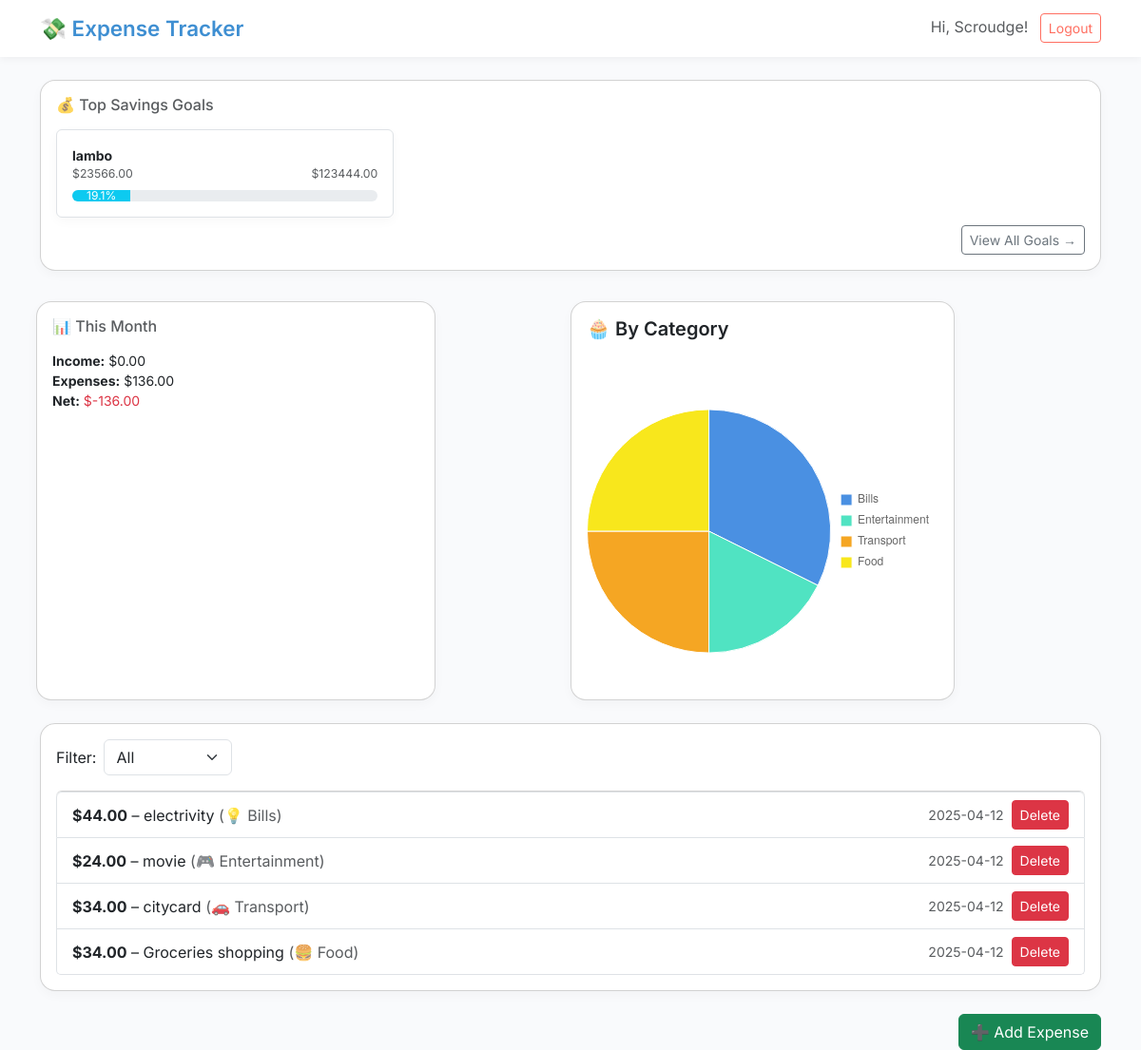
Page / (signed in) on the earlier database version.
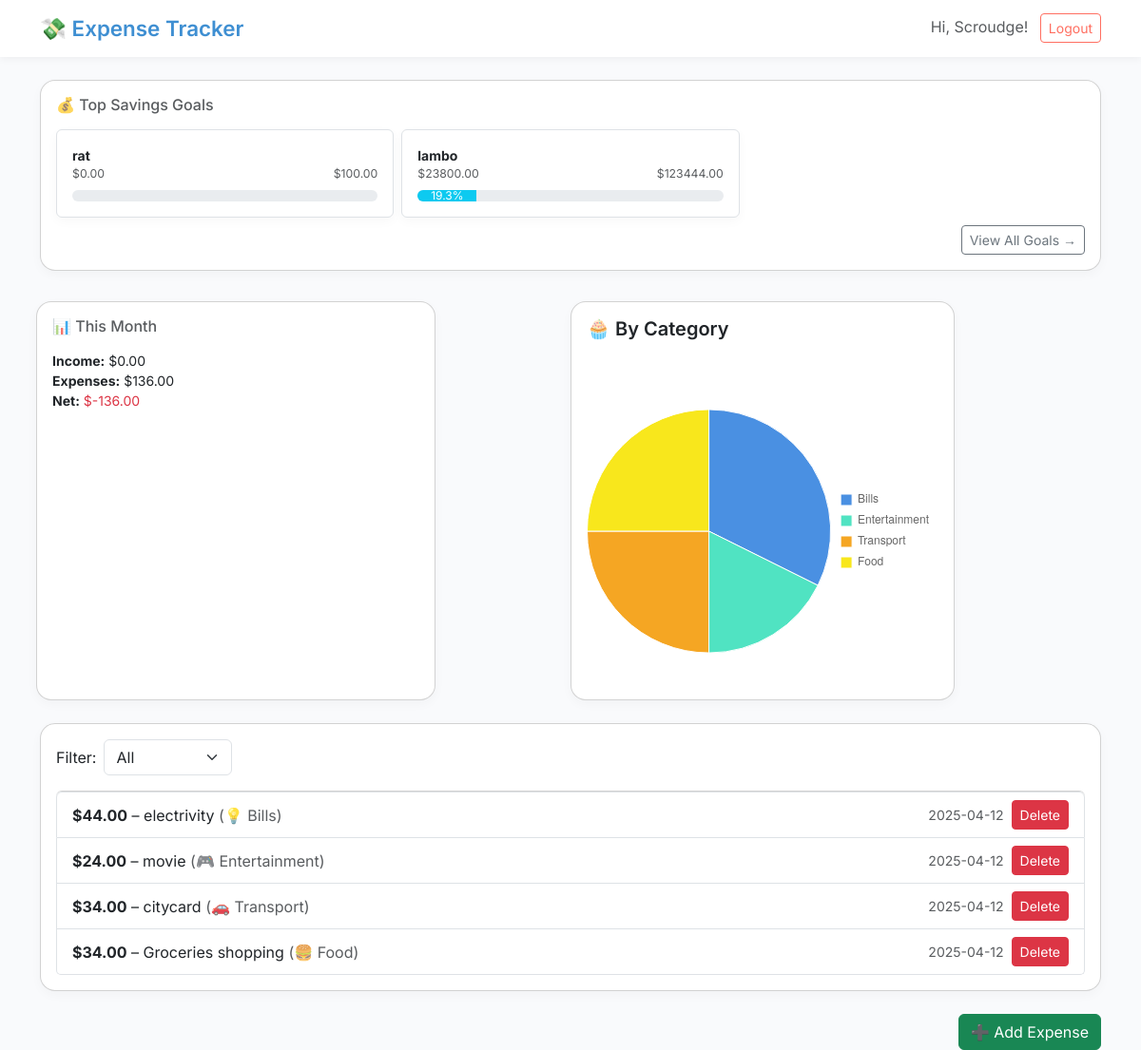
Same page on the later database version.
### app.py (models this page shows)
class User(UserMixin, db.Model):
    id = db.Column(db.Integer, primary_key=True)
    username = db.Column(db.String(100), nullable=False, unique=True)
    email = db.Column(db.String(150), nullable=False, unique=True)
    password = db.Column(db.String(200), nullable=False)
    expenses = db.relationship('Expense', backref='owner', lazy=True)
    saving_goals = db.relationship('SavingGoal', backref='owner', lazy=True)
    incomes = db.relationship('Income', backref='owner', lazy=True)
    category_budgets = db.relationship('CategoryBudget', backref='owner', lazy=True)

class SavingGoal(db.Model):
    id = db.Column(db.Integer, primary_key=True)
    name = db.Column(db.String(100), nullable=False)
    target_amount = db.Column(db.Float, nullable=False)
    saved_amount = db.Column(db.Float, default=0.0)
    user_id = db.Column(db.Integer, db.ForeignKey('user.id'), nullable=False)

class Expense(db.Model):
    id = db.Column(db.Integer, primary_key=True)
    amount = db.Column(db.Float, nullable=False)
    description = db.Column(db.String(200), nullable=False)
    category = db.Column(db.String(50), nullable=False)
    date = db.Column(db.DateTime, default=datetime.utcnow)
    user_id = db.Column(db.Integer, db.ForeignKey('user.id'), nullable=False)

### app.py (the view)
@app.route('/')
@login_required
def index():
    filter_option = request.args.get('filter', 'all')
    expenses_query = Expense.query.filter_by(user_id=current_user.id)
    now = datetime.utcnow()
    category_icons = {
        "Food": "🍔",
        "Transport": "🚗",
        "Entertainment": "🎮",
        "Bills": "💡",
        "Health": "💊",
        "Shopping": "🛍️",
        "Other": "💸"
    }
    if filter_option == 'month':
        expenses_query = expenses_query.filter(
            extract('month', Expense.date) == now.month,
            extract('year', Expense.date) == now.year
        )
    elif filter_option == 'week':
        week_ago = now - timedelta(days=7)
        expenses_query = expenses_query.filter(Expense.date >= week_ago)
    expenses = expenses_query.order_by(Expense.date.desc()).all()
    total_expenses = sum(e.amount for e in expenses)
    income_this_month = (
        db.session.query(func.sum(Income.amount))
        .filter_by(user_id=current_user.id)
        .filter(extract('month', Income.date) == now.month)
        .filter(extract('year', Income.date) == now.year)
        .scalar() or 0.0
    )
    net_balance = income_this_month - total_expenses
    goals = SavingGoal.query.filter_by(user_id=current_user.id).order_by(SavingGoal.id.desc()).limit(3).all()
    category_totals = defaultdict(float)
    for expense in expenses:
        category_totals[expense.category] += expense.amount
    chart_labels = list(category_totals.keys())
    chart_data = [round(amount, 2) for amount in category_totals.values()]
    return render_template(
        'index.html',
        expenses=expenses,
        total_expenses=total_expenses,
        income=income_this_month,
        net=net_balance,
        filter=filter_option,
        goals=goals,
        chart_labels=chart_labels,
        chart_data=chart_data,
        category_icons=category_icons
    )

### app.py (called while the page is built)
@login_manager.user_loader
def load_user(user_id):
    return User.query.get(int(user_id))

### templates/index.html (shortened to what this page needs)
{% extends "base.html" %}
{% block content %}
<div class="card p-3 mb-4">
  <h6 class="mb-3 text-muted">💰 Top Savings Goals</h6>
  <div class="row g-2">
    {% for goal in goals %}
    <div class="col-md-4 col-sm-6">
      <div class="p-3 border rounded small h-100">
        <strong>{{ goal.name }}</strong>
        <div class="d-flex justify-content-between text-muted small">
          <span>${{ '%.2f' | format(goal.saved_amount) }}</span>
          <span>${{ '%.2f' | format(goal.target_amount) }}</span>
        </div>
        <div class="progress mt-2" style="height: 12px;">
          <div class="progress-bar bg-info"
            style="width: {{ (goal.saved_amount / goal.target_amount * 100) | round(1) }}%;">
            {{ (goal.saved_amount / goal.target_amount * 100) | round(1) }}%
          </div>
        </div>
      </div>
    </div>
    {% endfor %}
  </div>
  <div class="mt-2 text-end">
    <a href="{{ url_for('goals') }}" class="btn btn-outline-secondary btn-sm">View All Goals →</a>
  </div>
</div>
<div class="row g-4">
<div class="row g-3 align-items-stretch">
<div class="col-md-6 col-lg-6">
  <div class="card p-3 h-100" style="width: 420px; height: 420px;">
    <h6 class="text-muted mb-3">📊 This Month</h6>
    <div class="small">
      <div><strong>Income:</strong> ${{ '%.2f' | format(income) }}</div>
      <div><strong>Expenses:</strong> ${{ '%.2f' | format(total_expenses) }}</div>
      <div>
        <strong>Net:</strong>
        <span class="{% if net < 0 %}text-danger{% else %}text-success{% endif %}">
          ${{ '%.2f' | format(net) }}
        </span>
      </div>
    </div>
  </div>
</div>
<div class="col-md-6" style="width: 420px; height: 420px;">
  <div class="card p-3 h-100">
    <h5>🧁 By Category</h5>
    <canvas id="expensesChart" width="420" height="420" style="max-width: 100%;"></canvas>
      </div>
    </div>
  </div>
</div>
<div class="mt-4 card p-3">
  <form method="get" class="mb-3 d-flex align-items-center gap-2">
    <label for="filter">Filter:</label>
    <select name="filter" id="filter" class="form-select w-auto" onchange="this.form.submit()">
      <option value="all" {% if filter=='all' %}selected{% endif %}>All</option>
    </select>
  </form>
  <ul class="list-group">
    {% for expense in expenses %}
    <li class="list-group-item d-flex justify-content-between align-items-center">
      <div>
        <strong>${{ '%.2f' | format(expense.amount) }}</strong> –
        {{ expense.description }}
        <span class="text-muted">
          ({{ category_icons.get(expense.category, '💸') }} {{ expense.category }})
        </span>
      </div>
      <div class="d-flex gap-2 align-items-center">
        <small class="text-muted">{{ expense.date.strftime('%Y-%m-%d') }}</small>
        <a href="{{ url_for('delete_expense', expense_id=expense.id) }}" class="btn btn-sm btn-danger">Delete</a>
      </div>
    </li>
    {% else %}
    <li class="list-group-item text-muted">No expenses found.</li>
    {% endfor %}
  </ul>
</div>
<div class="mt-4 text-end">
  <a href="{{ url_for('add_expense') }}" class="btn btn-success">➕ Add Expense</a>
</div>
<script>
  const ctx = document.getElementById('expensesChart').getContext('2d');
  const expensesChart = new Chart(ctx, {
    type: 'pie',
    data: {
      labels: {{ chart_labels | tojson }},
  datasets: [{
    data: {{ chart_data | tojson }},
    backgroundColor: [
    '#4A90E2', '#50E3C2', '#F5A623', '#F8E71C',
    '#B8E986', '#BD10E0', '#FF6F61', '#7ED6DF'
  ],
    borderWidth: 1
    }]
  },
  options: {
    responsive: true,
      maintainAspectRatio: false,
        plugins: {
      legend: {
        position: 'right',  // 👈 change this line
          labels: {
          boxWidth: 12,
            font: { size: 12 }
        }
      },
      tooltip: {
        callbacks: {
          label: function(context) {
            return `${context.label}: $${context.parsed}`;
          }
        }
      }
    }
  }
});
</script>
{% endblock %}

### templates/base.html (shortened to what this page needs)
<!doctype html>
<html lang="en">
<head>
  <link href="https://cdn.jsdelivr.net/npm/bootstrap@5.3.0/dist/css/bootstrap.min.css" rel="stylesheet">
</head>
<body>
  <nav class="navbar navbar-expand-lg mb-4">
    <div class="container">
      <a class="navbar-brand" href="{{ url_for('index') }}">💸 Expense Tracker</a>
      <div class="ms-auto">
        {% if current_user.is_authenticated %}
        <span class="me-2 text-muted">Hi, {{ current_user.username }}!</span>
        <a href="{{ url_for('logout') }}" class="btn btn-outline-danger btn-sm">Logout</a>
        {% else %}
        <a href="{{ url_for('login') }}" class="btn btn-outline-primary btn-sm me-2">Login</a>
        <a href="{{ url_for('register') }}" class="btn btn-primary btn-sm">Register</a>
        {% endif %}
      </div>
    </div>
  </nav>
  <div class="container">
    {% block content %}{% endblock %}
  </div>
</body>
</html>

### templates/base.html (style rules this page uses)
body { background-color: #f9fafc; font-family: 'Inter', 'Segoe UI', sans-serif; }
.navbar { background-color: #ffffff; box-shadow: 0 2px 8px rgba(0, 0, 0, 0.05); }
.navbar-brand { color: #3f8fd2; font-weight: 600; font-size: 1.4rem; }
.card, .border { background-color: #ffffff; border-radius: 16px; box-shadow: 0 4px 12px rgba(0, 0, 0, 0.03); }
.btn-outline-danger { border-color: #ff6f61; color: #ff6f61; }
h5 { font-weight: 600; }

Differences in the rows shown:
added SavingGoal: name "rat", saved_amount "0.00", target_amount "100.00"
changed SavingGoal "lambo": saved_amount "23566.00" → "23800.00"; (goal.saved_amount/goal.target_amount*100)|round(1) "19.1" → "19.3"
